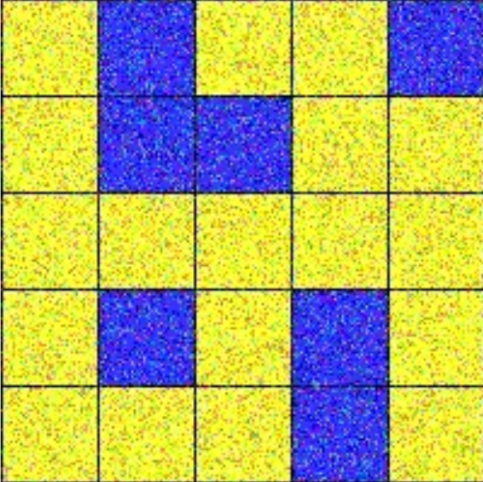
//> input picture Photos/Noise.png, 483 x 482 px
$ ./Noise   (built with g++ and OpenCV 4)
//> lines starting //> are read from the running program, lines starting //| are printed output that depends on the picture
#include <opencv2/opencv.hpp>
#include <iostream>

using namespace cv;
using namespace std;

int main() {
    // Load the image
    Mat img = imread("Photos/Noise.png");
//> img is the input picture: 482 rows x 483 cols, CV_8UC3; mean B, G, R 106.9, 177.3, 177
    if (img.empty()) {
        cout << "Could not read the image." << endl;
        return 1;
    }

    Mat output_gaus, output_med, output_bilateral;

    // Gaussian Blur
    GaussianBlur(img, output_gaus, Size(5, 5), 0, 0);
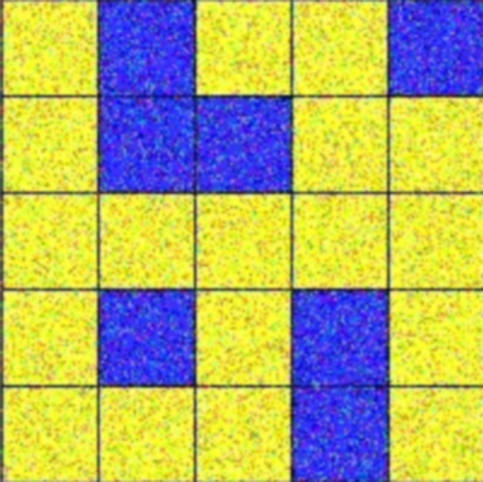
//> output_gaus: 482 rows x 483 cols, CV_8UC3; mean B, G, R 106.9, 177.3, 177

    // Median Blur (reduction of noise)
    medianBlur(img, output_med, 5);
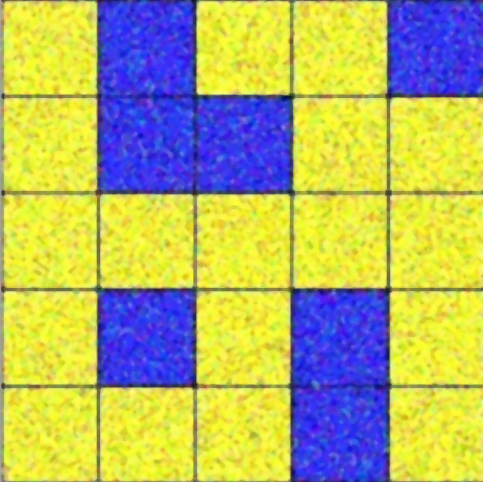
//> output_med: 482 rows x 483 cols, CV_8UC3; mean B, G, R 108.1, 179.4, 178.9

    // Bilateral Filtering (Reduction of noise + Preserving of edges)
    bilateralFilter(img, output_bilateral, 9, 75, 75);
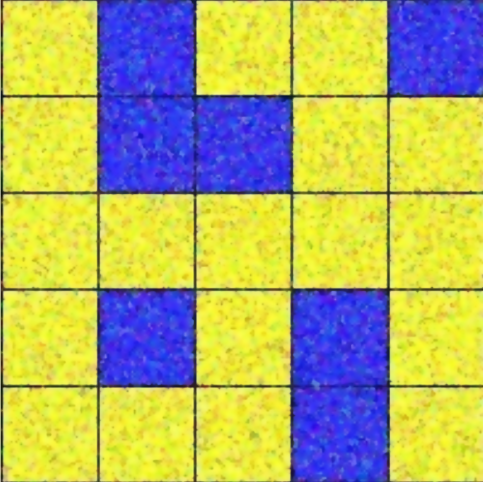
//> output_bilateral: 482 rows x 483 cols, CV_8UC3; mean B, G, R 107.2, 177.9, 177.5

    // Display results
    imshow("Original Image", img);
    imshow("Gaussian Blur", output_gaus);
    imshow("Median Blur", output_med);
    imshow("Bilateral Filtering", output_bilateral);

    // Wait for a key press before exiting
    waitKey(0);

    return 0;
}
